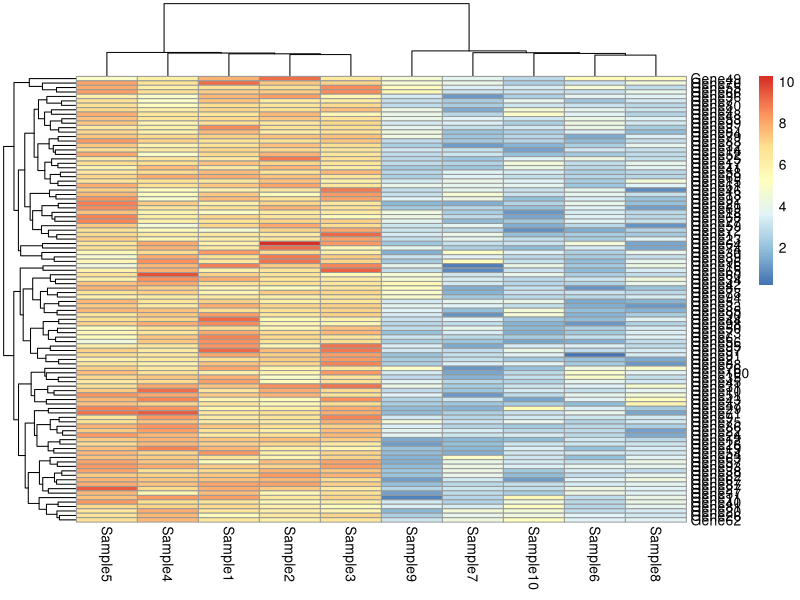
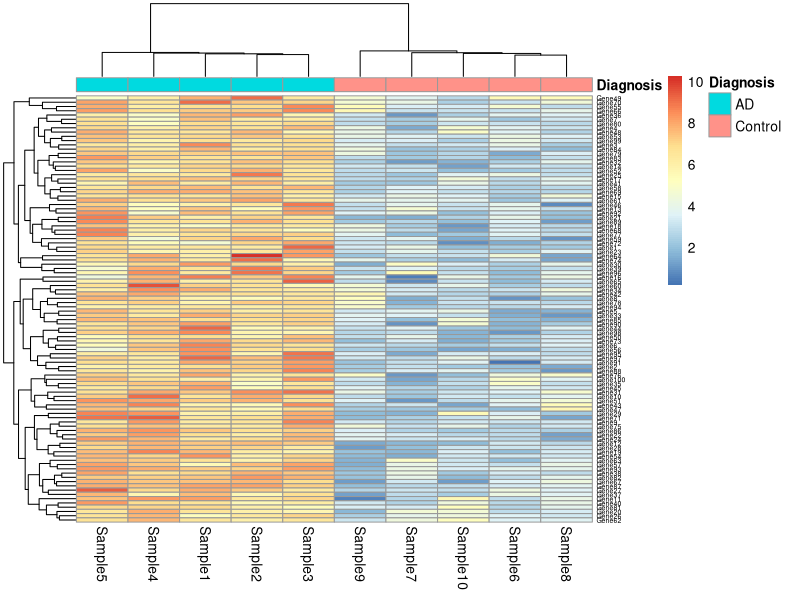
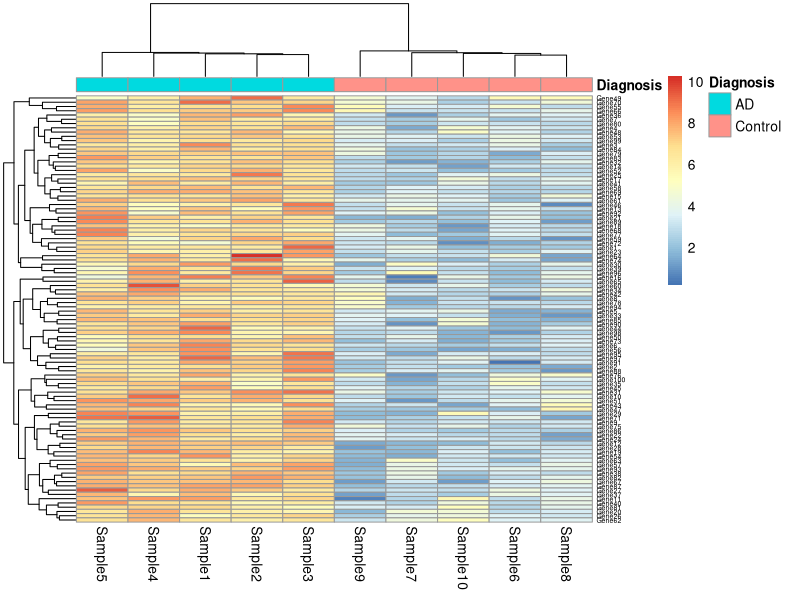

These figures' R source, in order:
# generate a heatmap of expression data that demonstrates a gene set 
# that discriminates between a diagnosis of AD or control

library(pheatmap)

metadata <- read.csv("data/expr_metadata.csv")
expr_matrix <- read.table("data/expr_matrix.txt")

# familiarize yourself with the data a bit
head(metadata)
head(expr_matrix[, 1:5])  # Show first few genes and samples

# Create a heatmap without annotation of diagnosis
pheatmap(expr_matrix)

# Use metadata as annotation to heatmap
# Use diagnosis in annotation
rownames(metadata) <- metadata$SampleID
pheatmap(expr_matrix, 
         annotation_col = metadata["Diagnosis"], 
         fontsize_row   = 5)

# Save the heatmap as a png file
# Remember to turn the graphics device off afterwards
png(filename = "AD_expression_heatmap.png")
pheatmap(expr_matrix, 
         annotation_col = metadata["Diagnosis"], 
         fontsize_row   = 5)
dev.off()
